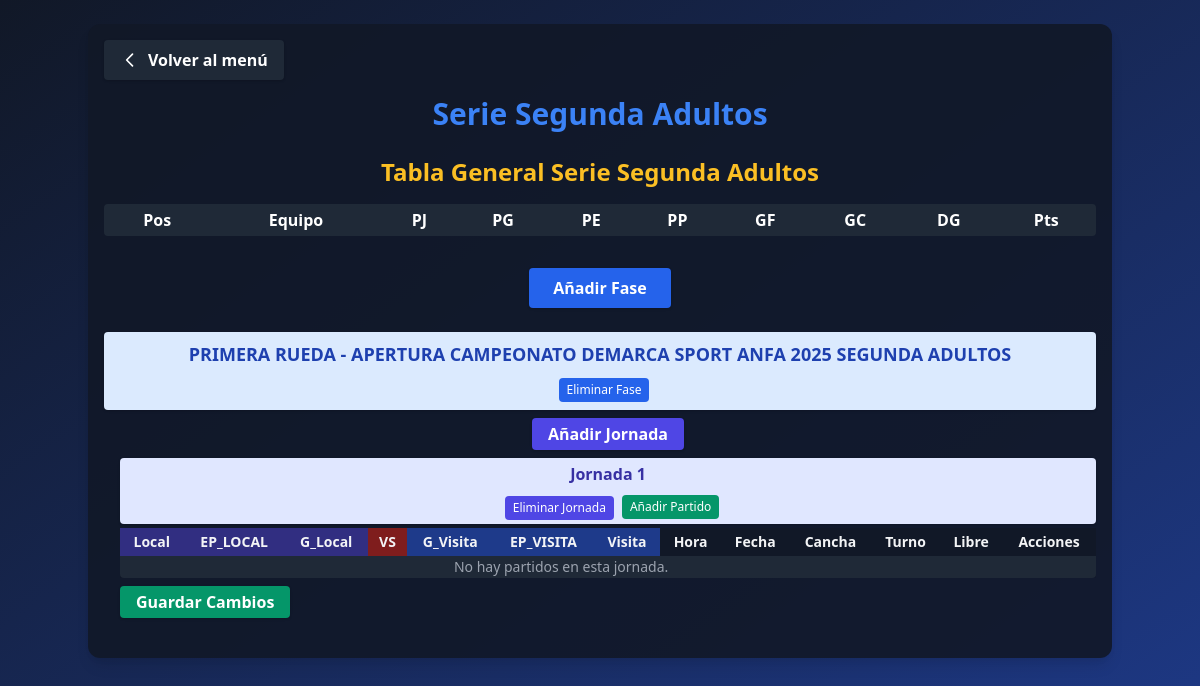
Page /menu/serie_segunda_adultos/ on the earlier database version.
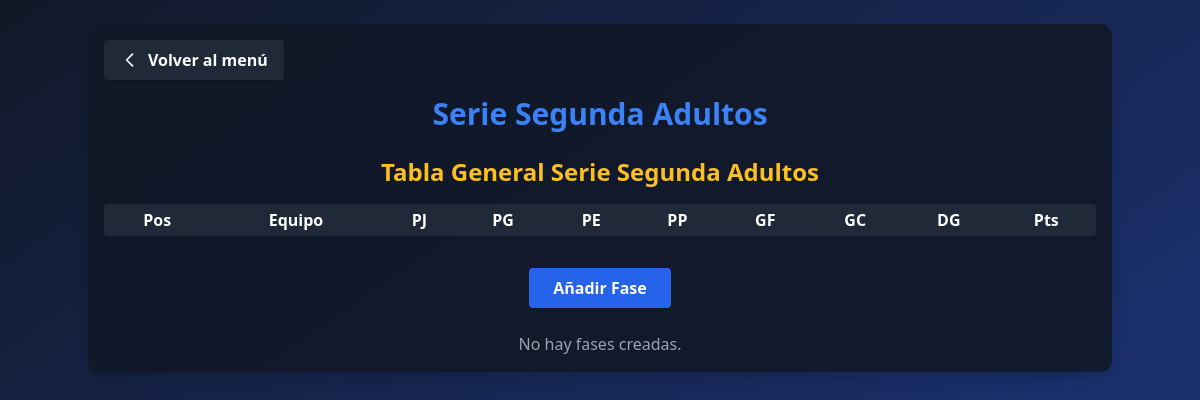
Same page on the later database version.
### app_main/models.py (models this page shows, shortened)
class Fase(models.Model):
    nombre = models.CharField(max_length=100, unique=True)

class Jornada(models.Model):
    fase = models.ForeignKey(Fase, on_delete=models.CASCADE, related_name='jornadas')
    nombre = models.CharField(max_length=100)

### app_main/views.py (the view, shortened to what this page needs)
# urls.py: path('serie_segunda_adultos/', views.serie_segunda_adultos, name='serie_segunda_adultos'),
def serie_segunda_adultos(request):
    fases = Fase.objects.filter(nombre__icontains="SEGUNDA ADULTOS").prefetch_related('jornadas__partidos_segunda_adultos')
    clubes = Clubes.objects.all()
    jornadas = Jornada.objects.all()
    tablero_general = calcular_tablero_general_segunda_adultos()
    return render(request, 'serie_segunda_adultos.html', {
        'fases': fases,
        'clubes': clubes,
        'jornadas': jornadas,
        'estado_choices': SerieSegundaAdultos.ESTADO_PARTIDO_CHOICES,
        'tablero_general': tablero_general,
    })

### app_main/views.py (called while the page is built, shortened)
def calcular_tablero_general_segunda_adultos():
    from collections import defaultdict
    stats = defaultdict(lambda: {
        'equipo': None, 'PJ': 0, 'PG': 0, 'PE': 0, 'PP': 0, 'GF': 0, 'GC': 0, 'DG': 0, 'Pts': 0
    })
    for equipo_id in stats:
        stats[equipo_id]['DG'] = stats[equipo_id]['GF'] - stats[equipo_id]['GC']
    clasificacion = sorted(
        stats.values(),
        key=lambda x: (x['Pts'], x['DG'], x['GF']),
        reverse=True
    )
    return clasificacion

### app_main/templates/serie_segunda_adultos.html (shortened to what the changed rows need)
<!DOCTYPE html>
<html>
<head>
    <link href="https://cdn.jsdelivr.net/npm/tailwindcss@2.2.19/dist/tailwind.min.css" rel="stylesheet"/>
</head>
<body class="bg-gradient-to-br from-gray-900 to-blue-900 min-h-screen text-gray-100">
    <div class="container mx-auto p-4 bg-gray-900 bg-opacity-90 rounded-xl shadow-lg mt-6">
        <div class="flex items-center mb-4">
            <a href="{% url 'menu' %}" class="bg-gray-800 hover:bg-gray-700 text-white font-bold py-2 px-4 rounded shadow transition flex items-center">
            </a>
        </div>
        <h1 class="text-3xl font-extrabold text-blue-500 mb-6 text-center drop-shadow">Serie Segunda Adultos</h1>
        <h2 class="text-2xl font-bold text-center text-yellow-400 mb-4">Tabla General Serie Segunda Adultos</h2>
        <div class="w-full mb-8">
            <div class="overflow-x-auto">
                <table class="min-w-full bg-gray-800 text-white rounded">
                    <thead>
                        <tr>
                            <th class="px-2 py-1">Pos</th>
                            <th class="px-2 py-1">Equipo</th>
                            <th class="px-2 py-1">PJ</th>
                            <th class="px-2 py-1">PG</th>
                            <th class="px-2 py-1">PE</th>
                            <th class="px-2 py-1">PP</th>
                            <th class="px-2 py-1">GF</th>
                            <th class="px-2 py-1">GC</th>
                            <th class="px-2 py-1">DG</th>
                            <th class="px-2 py-1">Pts</th>
                        </tr>
                    </thead>
                </table>
            </div>
        </div>
        <form method="post" class="mb-6 flex justify-center">
            <button type="submit" name="add_fase" value="1" class="bg-blue-600 hover:bg-blue-700 text-white font-bold py-2 px-6 rounded shadow transition">Añadir Fase</button>
        </form>
        {% for fase in fases %}
            <div class="bg-blue-100 text-blue-800 font-bold rounded px-4 py-2 flex flex-col items-center justify-center mb-2 shadow">
                <span class="text-lg text-center w-full">{{ fase.nombre }}</span>
                <div class="flex items-center justify-center mt-2">
                    <form method="post" style="display:inline;">
                        <button type="submit" name="delete_fase" value="{{ fase.id }}" class="ml-2 bg-blue-600 hover:bg-blue-700 text-white rounded px-2 py-1 text-xs" onclick="return confirm('¿Eliminar esta fase y todas sus jornadas y partidos?')">
                            Eliminar Fase
                        </button>
                    </form>
                </div>
            </div>
            <div class="ml-4 mb-6">
                <form method="post" class="mb-2 flex items-center gap-2 justify-center">
                    <button type="submit" name="add_jornada" value="1" class="bg-indigo-600 hover:bg-indigo-700 text-white font-bold py-1 px-4 rounded shadow transition">Añadir Jornada</button>
                </form>
                {% for jornada in fase.jornadas.all %}
                    <div class="bg-indigo-100 text-indigo-800 font-semibold rounded px-3 py-1 flex flex-col items-center justify-center mb-1 shadow">
                        <span class="text-base text-center w-full">{{ jornada.nombre }}</span>
                        <div class="flex items-center justify-center mt-2">
                            <form method="post" style="display:inline;">
                                <button type="submit" name="delete_jornada" value="{{ jornada.id }}" class="ml-2 bg-indigo-600 hover:bg-indigo-700 text-white rounded px-2 py-1 text-xs" onclick="return confirm('¿Eliminar esta jornada y todos sus partidos?')">
                                    Eliminar Jornada
                                </button>
                            </form>
                            <button type="button" onclick="openModal('{{ jornada.id }}')" class="ml-2 bg-green-600 hover:bg-green-700 text-white rounded px-2 py-1 text-xs">Añadir Partido</button>
                        </div>
                    </div>
                    <form method="post" class="mb-4">
                        <div class="overflow-x-auto">
                        <table class="min-w-full text-xs md:text-sm bg-gray-800 rounded shadow">
                            <thead>
                                <tr>
                                    <th class="px-2 py-1 bg-indigo-900">Local</th>
                                    <th class="px-2 py-1 bg-indigo-900">EP_LOCAL</th>
                                    <th class="px-2 py-1 bg-indigo-900">G_Local</th>
                                    <th class="px-2 py-1 bg-red-900">VS</th>
                                    <th class="px-2 py-1 bg-blue-900">G_Visita</th>
                                    <th class="px-2 py-1 bg-blue-900">EP_VISITA</th>
                                    <th class="px-2 py-1 bg-blue-900">Visita</th>
                                    <th class="px-2 py-1 bg-gray-900">Hora</th>
                                    <th class="px-2 py-1 bg-gray-900">Fecha</th>
                                    <th class="px-2 py-1 bg-gray-900">Cancha</th>
                                    <th class="px-2 py-1 bg-gray-900">Turno</th>
                                    <th class="px-2 py-1 bg-gray-900">Libre</th>
                                    <th class="px-2 py-1 bg-gray-900">Acciones</th>
                                </tr>
                            </thead>
                            <tbody>
                                {% for sh in jornada.partidos_segunda_adultos.all %}
                                <tr id="jornada-{{ jornada.id }}-partido-{{ sh.id }}">
                                    <input type="hidden" name="id_{{ sh.id }}" value="{{ sh.id }}">
                                    <td class="text-center text-white bg-indigo-800 bg-opacity-50">{{ sh.equipo_local.club }}</td>
                                    <td class="text-center text-white bg-indigo-800 bg-opacity-50">{{ sh.estado_partido_local }}</td>
                                    <td class="bg-indigo-800 bg-opacity-50">
                                        <input type="number" name="goles_local_{{ sh.id }}" value="{{ sh.goles_local }}" min="0" class="bg-gray-900 text-white rounded w-16 px-1">
                                    </td>
                                    <td class="text-center text-white bg-red-800 bg-opacity-50 font-bold">VS</td>
                                    <td class="bg-blue-800 bg-opacity-50">
                                        <input type="number" name="goles_visita_{{ sh.id }}" value="{{ sh.goles_visita }}" min="0" class="bg-gray-900 text-white rounded w-16 px-1">
                                    </td>
                                    <td class="text-center text-white bg-blue-800 bg-opacity-50">{{ sh.estado_partido_visita }}</td>
                                    <td class="text-center text-white bg-blue-800 bg-opacity-50">{{ sh.equipo_visita.club }}</td>
                                    <td class="text-center text-white bg-gray-800 bg-opacity-50">{{ sh.horario }}</td>
                                    <td class="text-center text-white bg-gray-800 bg-opacity-50">{{ sh.fecha|date:'Y-m-d' }}</td>
                                    <td class="text-center text-white bg-gray-800 bg-opacity-50">{{ sh.cancha }}</td>
                                    <td class="text-center text-white bg-gray-800 bg-opacity-50">{{ sh.turno }}</td>
                                    <td class="text-center text-white bg-gray-800 bg-opacity-50">{{ sh.libre }}</td>
                                    <td class="bg-gray-800 bg-opacity-50">
                                        <button type="submit" name="delete_row" value="{{ sh.id }}" class="bg-red-600 hover:bg-red-700 text-white rounded px-2 py-1 text-xs" onclick="return confirm('¿Eliminar este partido?')">Eliminar</button>
                                        <button type="button" onclick="openEditModal('{{ sh.id }}', '{{ sh.equipo_local.id }}', '{{ sh.equipo_visita.id }}', '{{ sh.horario|time:'H:i' }}', '{{ sh.fecha|date:'Y-m-d' }}', '{{ sh.cancha }}', '{{ sh.turno }}', '{{ sh.libre }}')" class="bg-yellow-600 hover:bg-yellow-700 text-white rounded px-2 py-1 text-xs ml-1">Editar</button>
                                    </td>
                                </tr>
                                {% empty %}
                                <tr><td colspan="12" class="text-center text-gray-400">No hay partidos en esta jornada.</td></tr>
                                {% endfor %}
                            </tbody>
                        </table>
                        </div>
                        <button type="submit" class="mt-2 bg-green-600 hover:bg-green-700 text-white font-bold py-1 px-4 rounded shadow transition">Guardar Cambios</button>
                    </form>
                {% empty %}
                    <div class="text-gray-400 mb-4 text-center">No hay jornadas en esta fase.</div>
                {% endfor %}
            </div>
        {% empty %}
            <div class="text-gray-400 text-center">No hay fases creadas.</div>
        {% endfor %}
    </div>
</body>
</html>

Differences in the rows shown:
removed Fase: nombre "PRIMERA RUEDA - APERTURA CAMPEONATO DEMARCA SPORT ANFA 2025 SEGUNDA ADULTOS", {{ fase.id }} 6 (drawn)
removed Jornada: nombre "Jornada 1", {{ jornada.id }} 2 (drawn)
Other differences:
text now shown: "No hay fases creadas."
